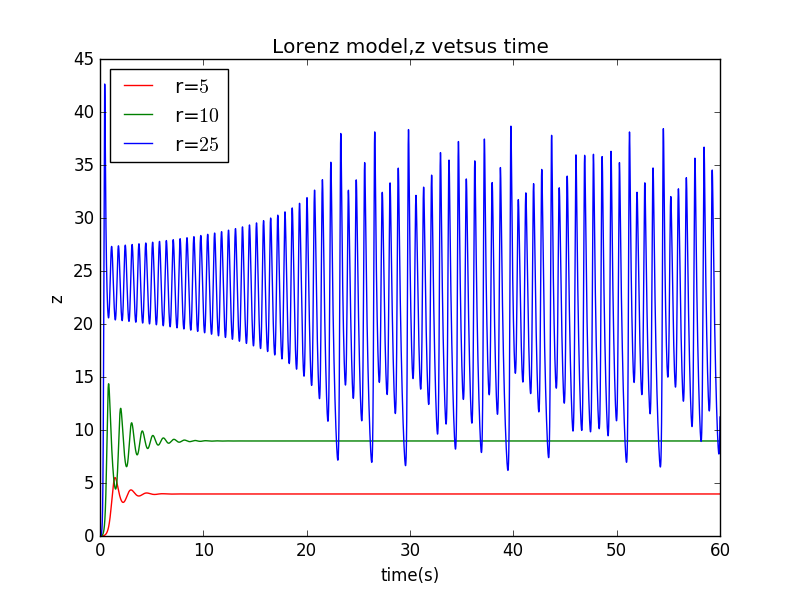

Source code (Python):
import math
import matplotlib.pyplot as plt

a=10
b=8./3.

class Position():
    def __init__(self,_r,_x0=1,_y0=0,_z0=0,_t0=0,_time=60,_dt=0.0001):
        self.x=[_x0]
        self.y=[_y0]
        self.z=[_z0]
        self.t=[_t0]
        self.r=_r
        self.time=_time
        self.dt=_dt
        self.n=int(self.time/self.dt)
    def calculate(self):
        for i in range(self.n):
            self.x.append(self.x[-1]+a*(self.y[-1]-self.x[-1])*self.dt)
            self.y.append(self.y[-1]+(-self.x[-2]*self.z[-1]+self.r*self.x[-2]-self.y[-1])*self.dt)
            self.z.append(self.z[-1]+(self.x[-2]*self.y[-2]-b*self.z[-1])*self.dt)
            self.t.append(self.t[-1]+self.dt)
    def plot(self,color):
        plt.plot(self.t,self.z,color,label='r=$%d$'%self.r)
A=Position(5)
A.calculate()
A.plot('r-')
B=Position(10)
B.calculate()
B.plot('g-')
C=Position(25)
C.calculate()
C.plot('b-')

plt.title('Lorenz model,z vetsus time')
plt.xlabel('time(s)')
plt.ylabel('z')
plt.xlim(0,60)
plt.legend(loc='upper left')
plt.savefig('lorenz1.png')
plt.show()
